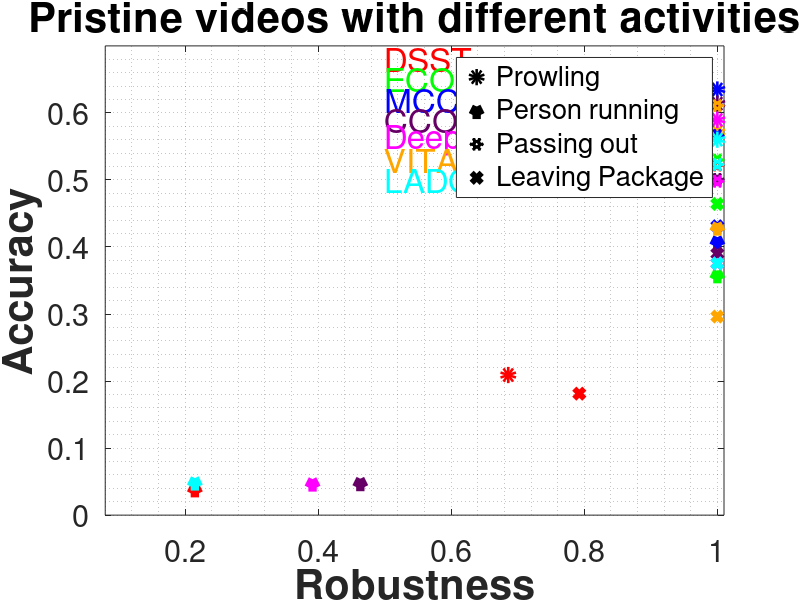

MATLAB code to generate this figure: (Note: this script raises an error after producing the figure.)
clc
close all
clear all

%red        DSST
% blue      MCCT
% green     ECO
%black      CCOT k
%magenta    DeepSTRCF m
%cyan     LADCF c
%orange VITAL 

%  o  prowling
%  ^  Person running
%  h  Passing Out
%  d  Leaving Package Person
%%
%ECO 
plot(-1, 0,'ok','LineWidth',6)
hold on
plot(-1, 0,'^k','LineWidth',6)
plot(-1, 0,'hk','LineWidth',6)
plot(-1, 0,'dk','LineWidth',6)


plot(1, 0.5716,'o','Color',[255/255 165/255 0/255]','LineWidth',6)
plot(1, 0.3582,'^g','LineWidth',6)
plot(1, 0.5298,'hg','LineWidth',6)
plot(1, 0.4642,'dg','LineWidth',6)

axis([0.08 1.01 0 0.7])
set(gca,'FontSize',22)
title ('Pristine videos with different activities','FontSize',30,'FontWeight','bold')

grid minor

xlabel('Robustness','FontSize',30,'FontWeight','bold');
ylabel ('Accuracy','FontSize',30,'FontWeight','bold');


%DSST 
plot(0.6857, 0.209,'or','LineWidth',6)
plot(0.2147, 0.0389,'^r','LineWidth',6)
plot(1, 0.5221,'hr','LineWidth',6)
plot(0.7925, 0.1812,'dr','LineWidth',6)

%MCCT 
plot(1, 0.6349,'ob','LineWidth',6)
plot(1, 0.4085,'^b','LineWidth',6)
plot(1, 0.5664,'hb','LineWidth',6)
plot(1, 0.431,'db','LineWidth',6)

%CCOT

plot(1, 0.6138,'o','Color',[102/255 0/255 102/255],'LineWidth',6)
plot(0.4634, 0.0481,'^','Color',[102/255 0/255 102/255],'LineWidth',6)
plot(1, 0.501,'h','Color',[102/255 0/255 102/255],'LineWidth',6)
plot(1, 0.3901,'d','Color',[102/255 0/255 102/255],'LineWidth',6)

%DeepSTRCF
plot(1, 0.5896,'om','LineWidth',6)
plot(0.3916, 0.0475,'^m','LineWidth',6)
plot(1, 0.4979,'hm','LineWidth',6)
plot(1, 0.3756,'dm','LineWidth',6)

%LADCF
plot(1, 0.5601,'oc','LineWidth',6)
plot(0.2147, 0.049,'^c','LineWidth',6)
plot(1, 0.523,'hc','LineWidth',6)
plot(1, 0.3756,'dc','LineWidth',6)

%VITAL

plot(1, 05083,'o','Color',[255/255 165/255 0/255],'LineWidth',6)
plot(1, 0.4293,'^','Color',[255/255 165/255 0/255],'LineWidth',6)
plot(1, 0.6108,'h','Color',[255/255 165/255 0/255],'LineWidth',6)
plot(1, 0.2962,'d','Color',[255/255 165/255 0/255],'LineWidth',6)



text(0.5,0.68,'DSST','Color','red','FontSize',24)
text(0.5,0.65,'ECO','Color','green','FontSize',24)
text(0.5,0.62,'MCCT','Color','blue','FontSize',24)
text(0.5,0.59,'CCOT','Color',[102/255 0/255 102/255],'FontSize',24)
text(0.5,0.56,'DeepSTRCF','Color','magenta','FontSize',24)
text(0.5,0.53,'VITAL','Color',[255/255 165/255 0/255],'FontSize',24)
text(0.5,0.50,'LADCF','Color','cyan','FontSize',24)


lgd=legend ({'Prowling', 'Person running', 'Passing out','Leaving Package'});
lgd.FontSize = 28;
set(lgd,'location','best')

% rect = [0.1, 0.25, .99, .9];
% set(lgd, 'Position', rect)
